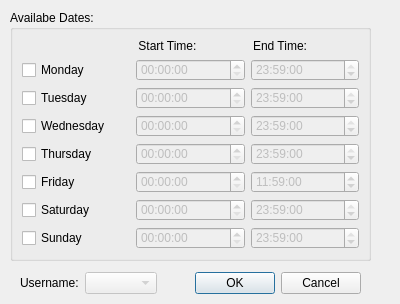
<?xml version="1.0" encoding="UTF-8"?>
<ui version="4.0">
 <class>Availability</class>
 <widget class="QDialog" name="Availability">
  <property name="geometry">
   <rect>
    <x>0</x>
    <y>0</y>
    <width>400</width>
    <height>304</height>
   </rect>
  </property>
  <property name="windowTitle">
   <string>Dialog</string>
  </property>
  <widget class="QGroupBox" name="groupBox">
   <property name="geometry">
    <rect>
     <x>10</x>
     <y>10</y>
     <width>361</width>
     <height>251</height>
    </rect>
   </property>
   <property name="title">
    <string>Availabe Dates:</string>
   </property>
   <layout class="QVBoxLayout" name="verticalLayout">
    <item>
     <widget class="QLabel" name="label">
      <property name="text">
       <string>                                   Start Time:                 End Time:</string>
      </property>
     </widget>
    </item>
    <item>
     <layout class="QHBoxLayout" name="horizontalLayout">
      <item>
       <widget class="QCheckBox" name="MondayBox">
        <property name="text">
         <string>Monday</string>
        </property>
       </widget>
      </item>
      <item>
       <widget class="QTimeEdit" name="timeEdit">
        <property name="enabled">
         <bool>false</bool>
        </property>
       </widget>
      </item>
      <item>
       <widget class="QTimeEdit" name="timeEdit_2">
        <property name="enabled">
         <bool>false</bool>
        </property>
        <property name="time">
         <time>
          <hour>23</hour>
          <minute>59</minute>
          <second>0</second>
         </time>
        </property>
       </widget>
      </item>
     </layout>
    </item>
    <item>
     <layout class="QHBoxLayout" name="horizontalLayout_2">
      <item>
       <widget class="QCheckBox" name="TuesdayBox">
        <property name="enabled">
         <bool>true</bool>
        </property>
        <property name="text">
         <string>Tuesday</string>
        </property>
       </widget>
      </item>
      <item>
       <widget class="QTimeEdit" name="timeEdit_3">
        <property name="enabled">
         <bool>false</bool>
        </property>
       </widget>
      </item>
      <item>
       <widget class="QTimeEdit" name="timeEdit_4">
        <property name="enabled">
         <bool>false</bool>
        </property>
        <property name="time">
         <time>
          <hour>23</hour>
          <minute>59</minute>
          <second>0</second>
         </time>
        </property>
       </widget>
      </item>
     </layout>
    </item>
    <item>
     <layout class="QHBoxLayout" name="horizontalLayout_3">
      <item>
       <widget class="QCheckBox" name="WednesdayBox">
        <property name="text">
         <string>Wednesday</string>
        </property>
       </widget>
      </item>
      <item>
       <widget class="QTimeEdit" name="timeEdit_5">
        <property name="enabled">
         <bool>false</bool>
        </property>
       </widget>
      </item>
      <item>
       <widget class="QTimeEdit" name="timeEdit_6">
        <property name="enabled">
         <bool>false</bool>
        </property>
        <property name="time">
         <time>
          <hour>23</hour>
          <minute>59</minute>
          <second>0</second>
         </time>
        </property>
       </widget>
      </item>
     </layout>
    </item>
    <item>
     <layout class="QHBoxLayout" name="horizontalLayout_4">
      <item>
       <widget class="QCheckBox" name="ThursdayBox">
        <property name="text">
         <string>Thursday</string>
        </property>
       </widget>
      </item>
      <item>
       <widget class="QTimeEdit" name="timeEdit_7">
        <property name="enabled">
         <bool>false</bool>
        </property>
       </widget>
      </item>
      <item>
       <widget class="QTimeEdit" name="timeEdit_8">
        <property name="enabled">
         <bool>false</bool>
        </property>
        <property name="time">
         <time>
          <hour>23</hour>
          <minute>59</minute>
          <second>0</second>
         </time>
        </property>
       </widget>
      </item>
     </layout>
    </item>
    <item>
     <layout class="QHBoxLayout" name="horizontalLayout_5">
      <item>
       <widget class="QCheckBox" name="FridayBox">
        <property name="text">
         <string>Friday</string>
        </property>
       </widget>
      </item>
      <item>
       <widget class="QTimeEdit" name="timeEdit_9">
        <property name="enabled">
         <bool>false</bool>
        </property>
       </widget>
      </item>
      <item>
       <widget class="QTimeEdit" name="timeEdit_10">
        <property name="enabled">
         <bool>false</bool>
        </property>
        <property name="time">
         <time>
          <hour>11</hour>
          <minute>59</minute>
          <second>0</second>
         </time>
        </property>
       </widget>
      </item>
     </layout>
    </item>
    <item>
     <layout class="QHBoxLayout" name="horizontalLayout_6">
      <item>
       <widget class="QCheckBox" name="SaturdayBox">
        <property name="text">
         <string>Saturday</string>
        </property>
       </widget>
      </item>
      <item>
       <widget class="QTimeEdit" name="timeEdit_11">
        <property name="enabled">
         <bool>false</bool>
        </property>
       </widget>
      </item>
      <item>
       <widget class="QTimeEdit" name="timeEdit_12">
        <property name="enabled">
         <bool>false</bool>
        </property>
        <property name="time">
         <time>
          <hour>23</hour>
          <minute>59</minute>
          <second>0</second>
         </time>
        </property>
       </widget>
      </item>
     </layout>
    </item>
    <item>
     <layout class="QHBoxLayout" name="horizontalLayout_7">
      <item>
       <widget class="QCheckBox" name="SundayBox">
        <property name="text">
         <string>Sunday</string>
        </property>
       </widget>
      </item>
      <item>
       <widget class="QTimeEdit" name="timeEdit_13">
        <property name="enabled">
         <bool>false</bool>
        </property>
       </widget>
      </item>
      <item>
       <widget class="QTimeEdit" name="timeEdit_14">
        <property name="enabled">
         <bool>false</bool>
        </property>
        <property name="time">
         <time>
          <hour>23</hour>
          <minute>59</minute>
          <second>0</second>
         </time>
        </property>
       </widget>
      </item>
     </layout>
    </item>
   </layout>
  </widget>
  <widget class="QWidget" name="">
   <property name="geometry">
    <rect>
     <x>20</x>
     <y>270</y>
     <width>341</width>
     <height>26</height>
    </rect>
   </property>
   <layout class="QHBoxLayout" name="horizontalLayout_9">
    <item>
     <layout class="QHBoxLayout" name="horizontalLayout_8">
      <item>
       <widget class="QLabel" name="label_2">
        <property name="text">
         <string>Username:</string>
        </property>
       </widget>
      </item>
      <item>
       <widget class="QComboBox" name="userBox">
        <property name="enabled">
         <bool>false</bool>
        </property>
       </widget>
      </item>
     </layout>
    </item>
    <item>
     <widget class="QDialogButtonBox" name="buttonBox">
      <property name="orientation">
       <enum>Qt::Horizontal</enum>
      </property>
      <property name="standardButtons">
       <set>QDialogButtonBox::Cancel|QDialogButtonBox::Ok</set>
      </property>
     </widget>
    </item>
   </layout>
  </widget>
 </widget>
 <resources/>
 <connections>
  <connection>
   <sender>buttonBox</sender>
   <signal>accepted()</signal>
   <receiver>Availability</receiver>
   <slot>accept()</slot>
   <hints>
    <hint type="sourcelabel">
     <x>248</x>
     <y>254</y>
    </hint>
    <hint type="destinationlabel">
     <x>157</x>
     <y>274</y>
    </hint>
   </hints>
  </connection>
  <connection>
   <sender>buttonBox</sender>
   <signal>rejected()</signal>
   <receiver>Availability</receiver>
   <slot>reject()</slot>
   <hints>
    <hint type="sourcelabel">
     <x>316</x>
     <y>260</y>
    </hint>
    <hint type="destinationlabel">
     <x>286</x>
     <y>274</y>
    </hint>
   </hints>
  </connection>
 </connections>
</ui>
